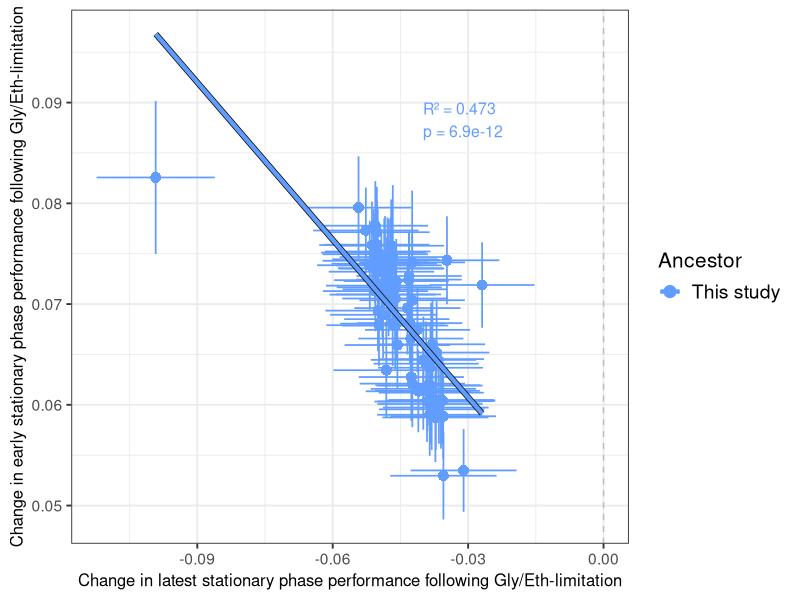

Write R code to recreate this figure.
###Figure S11###
library(ggplot2)
library(dplyr)
library(broom)
df <- read.csv("../R_data/adaptive_haploid_SMF2.csv")
X_VAR <- "latest_stationary_phase_mean_change_from_ancestor"
Y_VAR <- "early_stationary_phase_mean_change_from_ancestor"
FACET_VAR <- "ancestor"
# Ancestor label mapping
label_map <- c(
    "Jason_ancestor"   = "This study",
    "Levy_ancestor"    = "Levy et al. 2015",
    "Yuping_ancestor"  = "Li et al. 2019"
)
df$ancestor_label <- label_map[df[[FACET_VAR]]]
df <- df %>% filter(!is.na(ancestor_label))
df$ancestor_label <- droplevels(factor(df$ancestor_label))
df <- df %>% filter(!is.na(.data[[X_VAR]]) & !is.na(.data[[Y_VAR]]))
# Error columns
x_pos <- which(names(df) == X_VAR)
y_pos <- which(names(df) == Y_VAR)
X_ERR_VAR <- names(df)[x_pos + 1]
Y_ERR_VAR <- names(df)[y_pos + 1]
# Statistics per ancestor group
stats_df <- df %>%
    group_by(ancestor_label) %>%
    summarise(
        n = n(),
        r2 = if(n >= 3) {
            fit <- lm(.data[[Y_VAR]] ~ .data[[X_VAR]])
            summary(fit)$r.squared
        } else NA_real_,
        pval = if(n >= 3) {
            fit <- lm(.data[[Y_VAR]] ~ .data[[X_VAR]])
            coef(summary(fit))[2, 4]
        } else NA_real_,
        .groups = "drop"
    ) %>%
    filter(!is.na(r2), !is.na(pval)) %>%
    arrange(desc(ancestor_label)) %>%
    mutate(
        label = paste0("R² = ", round(r2, 3), "\np = ", signif(pval, 2)),
        x = -0.04,
        y = 0.09 - (0.025 * (row_number() - 1))
    )
# Define consistent color mapping for all ancestors
ancestor_colors <- c(
    "Levy et al. 2015" = "#F8766D",
    "Li et al. 2019" = "#00BA38",
    "This study" = "#619CFF"
)
# ============== Plot ==============
p <- ggplot(df, aes(x = .data[[X_VAR]], y = .data[[Y_VAR]], color = ancestor_label, shape = ploidy_consensus)) +
    
    # --- MODIFIED: y=0 line is removed, but x=0 line is kept ---
    # geom_hline(yintercept = 0, color = "grey", linetype = "dashed") + # This remains removed
    geom_vline(xintercept = 0, color = "grey", linetype = "dashed") +   # This is put back
    
    # Error crosses
    geom_segment(
        aes(x = .data[[X_VAR]] - .data[[X_ERR_VAR]], xend = .data[[X_VAR]] + .data[[X_ERR_VAR]], y = .data[[Y_VAR]], yend = .data[[Y_VAR]]),
        linewidth = 0.6
    ) +
    geom_segment(
        aes(x = .data[[X_VAR]], xend = .data[[X_VAR]], y = .data[[Y_VAR]] - .data[[Y_ERR_VAR]], yend = .data[[Y_VAR]] + .data[[Y_ERR_VAR]]),
        linewidth = 0.6
    ) +
    
    # Data points
    geom_point(size = 3, stroke = 1.1) +
    
    # Trendlines
    geom_smooth(
        method = "lm", 
        se = FALSE,
        aes(group = ancestor_label), 
        color = "black",        
        linewidth = 2.0,         
        show.legend = FALSE
    ) +
    geom_smooth(
        method = "lm", 
        se = FALSE,
        aes(group = ancestor_label), 
        linewidth = 1.5          
    ) +
    
    # Stats text
    geom_text(
        data = stats_df,
        aes(x = x, y = y, label = label, color = ancestor_label),
        inherit.aes = FALSE,
        hjust = 0, vjust = 1, size = 4, show.legend = FALSE
    ) +
    
    # Manual color and shape scales
    scale_color_manual(values = ancestor_colors, 
                       breaks = names(ancestor_colors)) +
    scale_shape_manual(
        name = "Ploidy",
        values = c("haploid" = 16, "diploid" = 17, "undetermined" = 4),
        labels = c("haploid" = "Haploid", "diploid" = "Diploid", "undetermined" = "Undetermined"),
        na.value = 4,
        guide = "none" 
    ) +
    
    # Axis labels
    labs(
        color = "Ancestor",
        y = "Change in early stationary phase performance following Gly/Eth-limitation",
        x = "Change in latest stationary phase performance following Gly/Eth-limitation"
    ) +
    theme_bw(base_size = 14) +
    theme(
        axis.title = element_text(size = 12),
        legend.text = element_text(size = 14),
        legend.title = element_text(size = 15)
    )
ggsave("figures/fig_S11.pdf", p, width = 8, height = 6)
